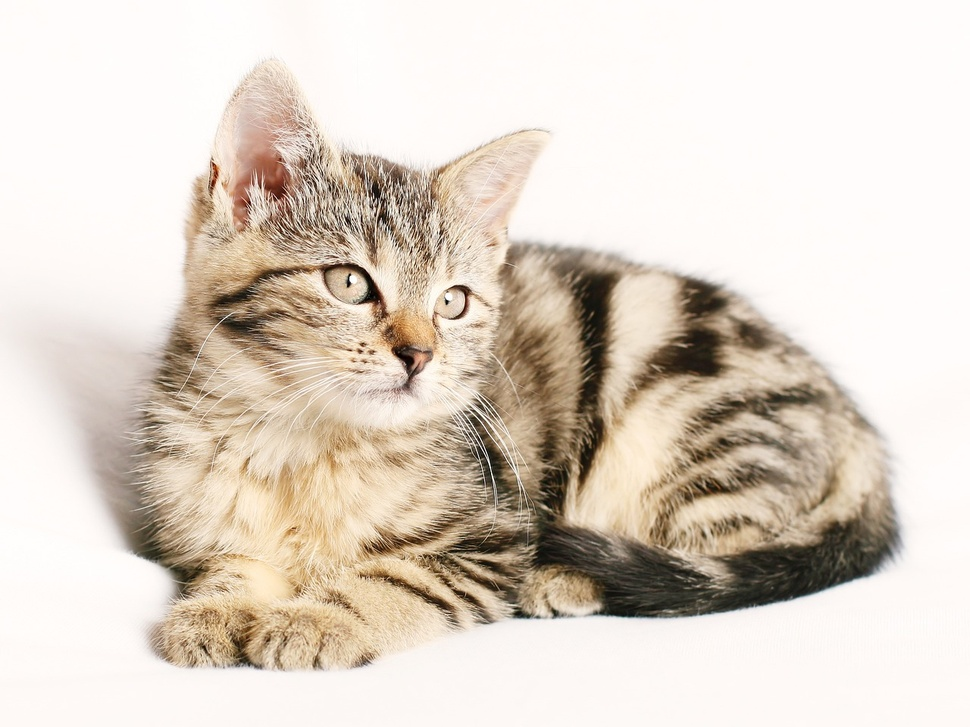
#> input picture Images/cat.jpg, 970 x 727 px, shrunk from 1280 x 960 before the run, found by its file name
$ jupyter execute masking.ipynb
#> lines starting #> are read from the running program, lines starting #| are printed output that depends on the picture; after the words box and inside, x2 and y2 are one past the last pixel; in counts of white or black regions, pixels touching at a corner belong together
[cell 1]
import cv2 as cv
import numpy as np

[cell 2]
img = cv.imread('Images/cat.jpg')
#> img is the input picture: shape (727, 970, 3); mean B, G, R 198.9, 210.7, 221.5
cv.imshow('Cat', img)

[cell 3]
blank = np.zeros(img.shape[:2], dtype='uint8')
cv.imshow('Blank', blank)

[cell 4]
mask = cv.circle(blank, (img.shape[1]//2, img.shape[0]//2), 100, 255, -1)
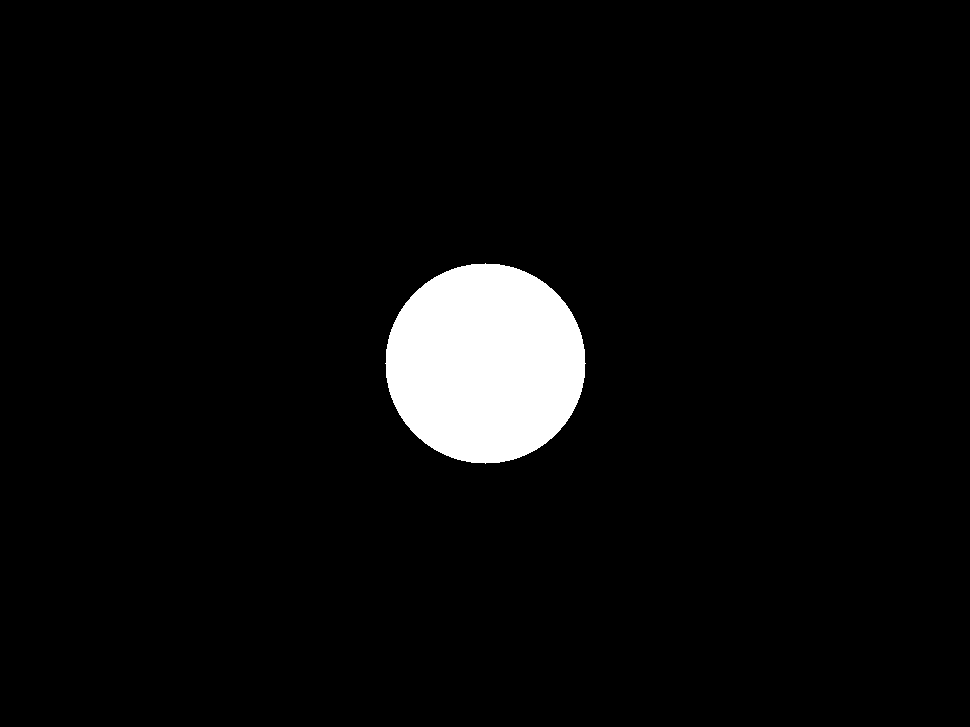
#> blank: shape (727, 970); 4.5% white; 1 white region, box (x1, y1, x2, y2) and area: (385, 263, 586, 464) 31417
cv.imshow('Mask', mask)

[cell 5]
masked = cv.bitwise_and(img, img, mask=mask)
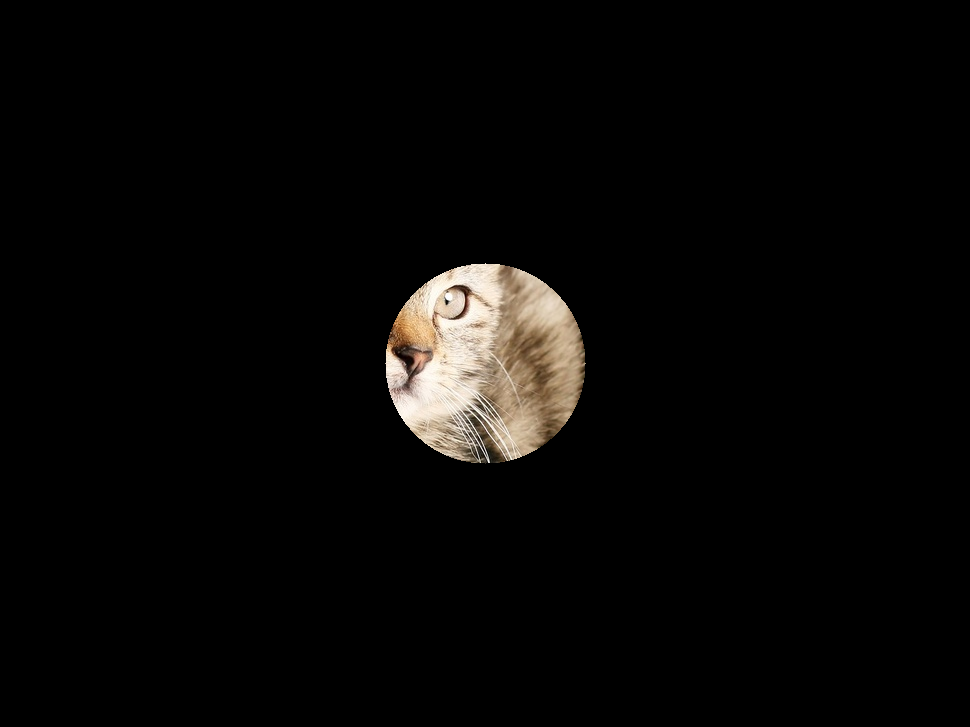
#> masked: shape (727, 970, 3); mean B, G, R 6.4, 7.5, 8.4
cv.imshow('Masked', masked)

$ run again, with Images/Group.jpg copied over Images/cat.jpg
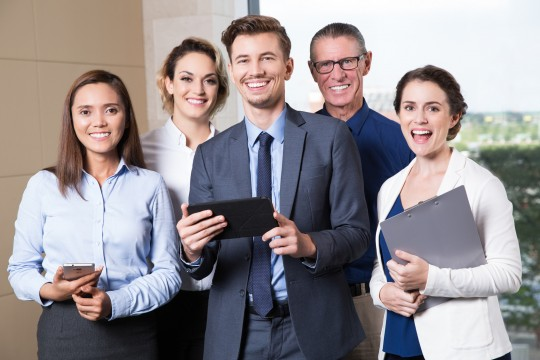
#> input picture Images/Group.jpg, 540 x 360 px, found by its file name
#> img is the input picture: shape (360, 540, 3); mean B, G, R 145, 141.8, 148.5
#> `mask = cv.circle(blank, (img.shape[1]//2, img.shape[0]//2), 100, 255, ..`:
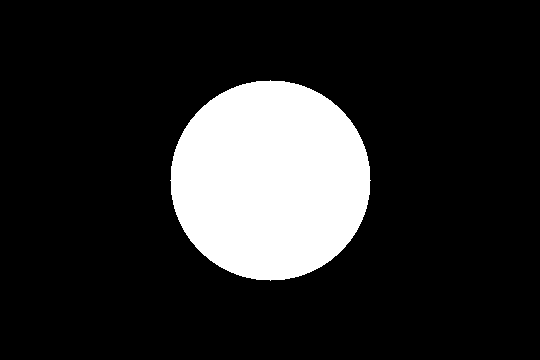
#> blank: shape (360, 540); 16.2% white; 1 white region, box (x1, y1, x2, y2) and area: (170, 80, 371, 281) 31417
#> `masked = cv.bitwise_and(img, img, mask=mask)`:
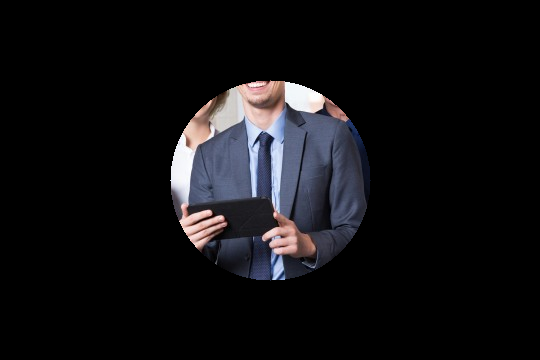
#> masked: shape (360, 540, 3); mean B, G, R 18.4, 16.2, 16.8

$ run again, with Images/Group2.jpg copied over Images/cat.jpg
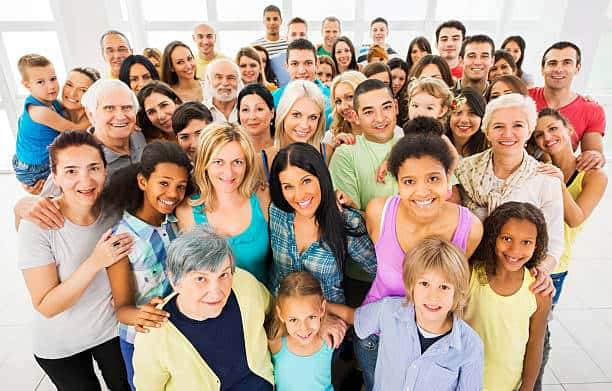
#> input picture Images/Group2.jpg, 612 x 391 px, found by its file name
#> img is the input picture: shape (391, 612, 3); mean B, G, R 146.8, 162, 182.3
#> `mask = cv.circle(blank, (img.shape[1]//2, img.shape[0]//2), 100, 255, ..`:
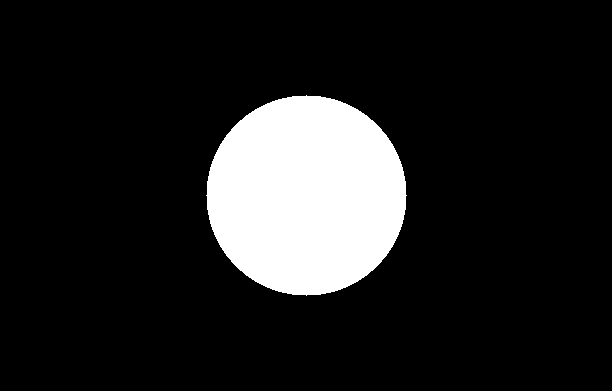
#> blank: shape (391, 612); 13.1% white; 1 white region, box (x1, y1, x2, y2) and area: (206, 95, 407, 296) 31417
#> `masked = cv.bitwise_and(img, img, mask=mask)`:
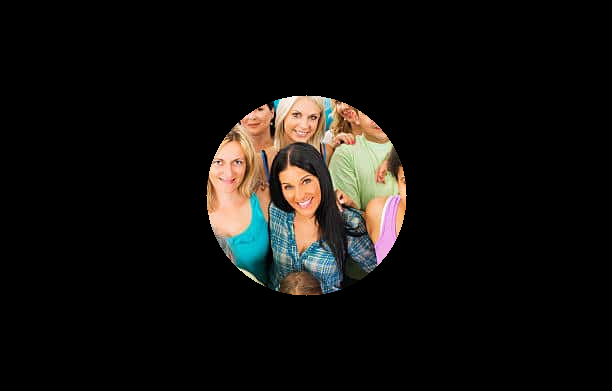
#> masked: shape (391, 612, 3); mean B, G, R 15, 17.5, 19.4
